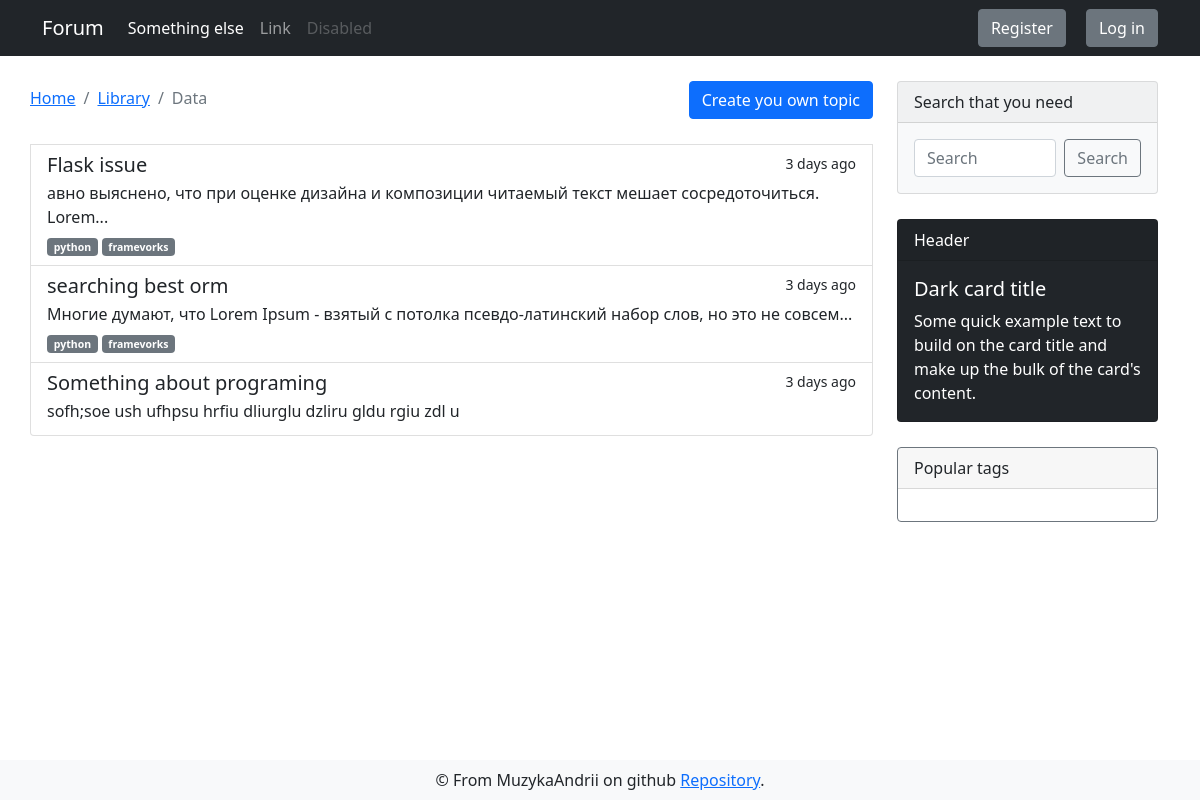
Page /forum/programing/python on the committed database.
### app/models.py (models this page shows, shortened)
class DbMixin(object):
    def save(self):
        db.session.add(self)
        db.session.commit()

class Discussion(DbMixin, db.Model):
    id = db.Column(db.Integer, primary_key = True, autoincrement=True)
    theme = db.Column(db.String, unique=True, nullable=False)
    text = db.Column(db.Text, unique=True, nullable=False)
    theme_id = db.Column(db.Integer, db.ForeignKey('theme.id'), nullable=False)
    tags = db.relationship('Tag', secondary=discussion_tags, backref=db.backref('discussions', lazy='dynamic'))
    comments = db.relationship('Comment', backref='parent_discussion', lazy='dynamic')
    creator_id = db.Column(db.Integer, db.ForeignKey('user.id'), nullable=False)
    edit_requests = db.relationship('Edit_request', backref='target_discussion', lazy='select')

class Tag(DbMixin, db.Model):
    id = db.Column(db.Integer, primary_key = True, autoincrement=True)
    name = db.Column(db.String(50), unique=True, nullable=False)
    section_id = db.Column(db.Integer, db.ForeignKey('section.id'), nullable=False)

### app/views.py (the view)
@app.route('/forum/<string:section_slug>/<string:theme_slug>')
def discussions_index(section_slug, theme_slug):
    current_section_id = Section.get_from_slug(section_slug).id
    current_theme = Theme.get_current_theme(theme_slug, current_section_id)
    discussions = current_theme.discussions
    return render_template('discussions.html', discussions=discussions, section_slug=section_slug, theme_slug=current_theme.slug, title='Topics list')

### app/models.py (called while the page is built)
    @staticmethod
    def get_from_slug(slug):
        return Section.query.filter_by(slug=slug).first_or_404()

    @staticmethod
    def get_current_theme(theme_slug, section_id):
        return Theme.query.filter_by(slug=theme_slug, section_id=section_id).first_or_404()

### app/templates/discussions.html (shortened to what this page needs)
{% extends "layouts/base.html" %}
{% block content %}
<div class="container">
    <div class="row">
        <div style="margin: 25px 0;" class="list-group col-md-9">
            <div class="heading d-flex">
                <nav aria-label="breadcrumb">
                    <ol class="breadcrumb">
                        <li class="breadcrumb-item"><a href="#">Home</a></li>
                        <li class="breadcrumb-item"><a href="#">Library</a></li>
                        <li class="breadcrumb-item active" aria-current="page">Data</li>
                    </ol>
                </nav>
                {% if current_user.is_anonymous %}
                <button type="button" class="btn btn-primary" data-bs-toggle="modal" data-bs-target="#exampleModal">
                    Create you own topic
                </button>
                {% else %}
                <a class="btn btn-primary"
                    href="{{ url_for('create_topic', section_slug=section_slug, theme_slug=theme_slug) }}"
                    class="list-group-item list-group-item-action" aria-current="true">
                    Create you own topic
                </a>
                {% endif %}
            </div>
            {% for discussion in discussions %}
            <a href="{{ url_for('discussion', section_slug=section_slug, theme_slug=theme_slug, discussion_id=discussion.id) }}"
                class="list-group-item list-group-item-action" aria-current="true">
                <div class="d-flex w-100 justify-content-between">
                    <h5 class="mb-1">{{ discussion.theme }}</h5>
                    <small>3 days ago</small>
                </div>
                <p class="mb-1">{{ discussion.text | truncate(100) }}</p>
                <small>
                    {% for tag in discussion.tags %}
                    <span class="badge bg-secondary">{{ tag.name }}</span>
                    {% endfor %}
                </small>
            </a>
            {% endfor %}
        </div>
        {% include 'layouts/sidebar.html' %}
    </div>
</div>
{% endblock %}

### app/static/css/style.css (style rules this page uses)
.heading { justify-content: space-between; margin-bottom: 25px; }
.breadcrumb { margin-bottom: 0; line-height: 35px; }

### rows in the picture
Discussion: theme "Flask issue", text "авно выяснено, что при оценке дизайна и композиции читаемый текст мешает сосредоточиться. Lorem..."
Tag: name "python"
Tag: name "framevorks"
Discussion: theme "searching best orm", text "Многие думают, что Lorem Ipsum - взятый с потолка псевдо-латинский набор слов, но это не совсем..."
Discussion: theme "Something about programing", text "sofh;soe ush ufhpsu hrfiu dliurglu dzliru gldu rgiu zdl u"
